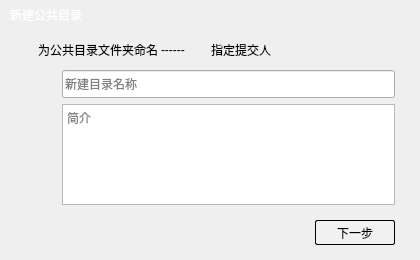
<?xml version="1.0" encoding="UTF-8"?>
<ui version="4.0">
 <class>QNewDirsWidget</class>
 <widget class="QBaseWidget" name="QNewDirsWidget">
  <property name="geometry">
   <rect>
    <x>0</x>
    <y>0</y>
    <width>420</width>
    <height>260</height>
   </rect>
  </property>
  <property name="windowTitle">
   <string>QNewDirsWidget</string>
  </property>
  <property name="styleSheet">
   <string notr="true">QNewDirsWidget{
	background:white;
	border-radius:8px;
}
QBaseWidget#titleWidget{
	background-color: qlineargradient(spread:pad, x1:0, y1:0, x2:1, y2:0, stop:0 rgba(58, 168, 155, 255), stop:1 rgba(129, 179, 77, 255));
	color:white;
	border-top-left-radius:8px;
	border-top-right-radius:8px;
}
QLabel,QLineEdit,QTextEdit{
	font: 11pt &quot;微软雅黑&quot;;
}
QLabel#lblTitle{
	color:white;
}
QLabel#lbl1,QLabel#lbl2{
	font-size:9pt;
}
QLabel#lblImage{
	border-image: url(:/images/newdir);
}
QLabel#lblIcon{
	border-image: url(:/images/fnum1);
}
QLabel#lblIcon2{
	border-image: url(:/images/enum2);
}
QToolButton{
	border:none;
}
QToolButton#btnClose{
	border-image: url(:/images/close);
}
QToolButton#btnNext{
	border-radius:2px;
	background:#f1f1f1;
	border:1px solid black;
}
</string>
  </property>
  <layout class="QVBoxLayout" name="verticalLayout_3">
   <property name="spacing">
    <number>10</number>
   </property>
   <property name="leftMargin">
    <number>0</number>
   </property>
   <property name="topMargin">
    <number>0</number>
   </property>
   <property name="rightMargin">
    <number>0</number>
   </property>
   <property name="bottomMargin">
    <number>15</number>
   </property>
   <item>
    <widget class="QBaseWidget" name="titleWidget" native="true">
     <property name="sizePolicy">
      <sizepolicy hsizetype="Preferred" vsizetype="Fixed">
       <horstretch>0</horstretch>
       <verstretch>0</verstretch>
      </sizepolicy>
     </property>
     <property name="minimumSize">
      <size>
       <width>0</width>
       <height>30</height>
      </size>
     </property>
     <layout class="QHBoxLayout" name="horizontalLayout">
      <property name="spacing">
       <number>0</number>
      </property>
      <property name="leftMargin">
       <number>10</number>
      </property>
      <property name="topMargin">
       <number>0</number>
      </property>
      <property name="rightMargin">
       <number>10</number>
      </property>
      <property name="bottomMargin">
       <number>0</number>
      </property>
      <item>
       <widget class="QLabel" name="lblTitle">
        <property name="text">
         <string>新建公共目录</string>
        </property>
        <property name="scaledContents">
         <bool>true</bool>
        </property>
       </widget>
      </item>
      <item>
       <spacer name="horizontalSpacer">
        <property name="orientation">
         <enum>Qt::Horizontal</enum>
        </property>
        <property name="sizeHint" stdset="0">
         <size>
          <width>269</width>
          <height>9</height>
         </size>
        </property>
       </spacer>
      </item>
      <item>
       <widget class="QToolButton" name="btnClose">
        <property name="maximumSize">
         <size>
          <width>20</width>
          <height>20</height>
         </size>
        </property>
        <property name="text">
         <string/>
        </property>
        <property name="iconSize">
         <size>
          <width>20</width>
          <height>20</height>
         </size>
        </property>
        <property name="autoRaise">
         <bool>true</bool>
        </property>
       </widget>
      </item>
     </layout>
    </widget>
   </item>
   <item>
    <layout class="QHBoxLayout" name="horizontalLayout_4">
     <property name="spacing">
      <number>3</number>
     </property>
     <property name="leftMargin">
      <number>15</number>
     </property>
     <property name="rightMargin">
      <number>15</number>
     </property>
     <item>
      <widget class="QLabel" name="lblIcon">
       <property name="sizePolicy">
        <sizepolicy hsizetype="Fixed" vsizetype="Fixed">
         <horstretch>0</horstretch>
         <verstretch>0</verstretch>
        </sizepolicy>
       </property>
       <property name="minimumSize">
        <size>
         <width>20</width>
         <height>20</height>
        </size>
       </property>
       <property name="text">
        <string/>
       </property>
      </widget>
     </item>
     <item>
      <widget class="QLabel" name="lbl1">
       <property name="text">
        <string>为公共目录文件夹命名</string>
       </property>
      </widget>
     </item>
     <item>
      <widget class="QLabel" name="lblLine">
       <property name="text">
        <string>------</string>
       </property>
       <property name="scaledContents">
        <bool>true</bool>
       </property>
      </widget>
     </item>
     <item>
      <widget class="QLabel" name="lblIcon2">
       <property name="sizePolicy">
        <sizepolicy hsizetype="Fixed" vsizetype="Fixed">
         <horstretch>0</horstretch>
         <verstretch>0</verstretch>
        </sizepolicy>
       </property>
       <property name="minimumSize">
        <size>
         <width>20</width>
         <height>20</height>
        </size>
       </property>
       <property name="text">
        <string/>
       </property>
      </widget>
     </item>
     <item>
      <widget class="QLabel" name="lbl2">
       <property name="text">
        <string>指定提交人</string>
       </property>
       <property name="scaledContents">
        <bool>true</bool>
       </property>
      </widget>
     </item>
     <item>
      <spacer name="horizontalSpacer_3">
       <property name="orientation">
        <enum>Qt::Horizontal</enum>
       </property>
       <property name="sizeHint" stdset="0">
        <size>
         <width>40</width>
         <height>20</height>
        </size>
       </property>
      </spacer>
     </item>
    </layout>
   </item>
   <item>
    <layout class="QHBoxLayout" name="horizontalLayout_3">
     <property name="spacing">
      <number>10</number>
     </property>
     <property name="leftMargin">
      <number>20</number>
     </property>
     <property name="rightMargin">
      <number>25</number>
     </property>
     <item>
      <layout class="QVBoxLayout" name="verticalLayout_2">
       <item>
        <widget class="QLabel" name="lblImage">
         <property name="sizePolicy">
          <sizepolicy hsizetype="Fixed" vsizetype="Fixed">
           <horstretch>0</horstretch>
           <verstretch>0</verstretch>
          </sizepolicy>
         </property>
         <property name="minimumSize">
          <size>
           <width>32</width>
           <height>28</height>
          </size>
         </property>
         <property name="text">
          <string/>
         </property>
        </widget>
       </item>
       <item>
        <spacer name="verticalSpacer">
         <property name="orientation">
          <enum>Qt::Vertical</enum>
         </property>
         <property name="sizeHint" stdset="0">
          <size>
           <width>20</width>
           <height>40</height>
          </size>
         </property>
        </spacer>
       </item>
      </layout>
     </item>
     <item>
      <layout class="QVBoxLayout" name="verticalLayout">
       <item>
        <widget class="QLineEdit" name="edtNewDir">
         <property name="minimumSize">
          <size>
           <width>0</width>
           <height>28</height>
          </size>
         </property>
         <property name="focusPolicy">
          <enum>Qt::ClickFocus</enum>
         </property>
         <property name="placeholderText">
          <string>新建目录名称</string>
         </property>
        </widget>
       </item>
       <item>
        <widget class="QTextEdit" name="edtText">
         <property name="placeholderText">
          <string>简介</string>
         </property>
        </widget>
       </item>
      </layout>
     </item>
    </layout>
   </item>
   <item>
    <layout class="QHBoxLayout" name="horizontalLayout_2">
     <property name="leftMargin">
      <number>20</number>
     </property>
     <property name="topMargin">
      <number>5</number>
     </property>
     <property name="rightMargin">
      <number>25</number>
     </property>
     <item>
      <spacer name="horizontalSpacer_2">
       <property name="orientation">
        <enum>Qt::Horizontal</enum>
       </property>
       <property name="sizeHint" stdset="0">
        <size>
         <width>40</width>
         <height>20</height>
        </size>
       </property>
      </spacer>
     </item>
     <item>
      <widget class="QToolButton" name="btnNext">
       <property name="minimumSize">
        <size>
         <width>80</width>
         <height>25</height>
        </size>
       </property>
       <property name="text">
        <string>下一步</string>
       </property>
       <property name="autoRaise">
        <bool>true</bool>
       </property>
      </widget>
     </item>
    </layout>
   </item>
  </layout>
 </widget>
 <layoutdefault spacing="6" margin="11"/>
 <customwidgets>
  <customwidget>
   <class>QBaseWidget</class>
   <extends>QWidget</extends>
   <header>qbasewidget.h</header>
   <container>1</container>
  </customwidget>
 </customwidgets>
 <resources>
  <include location="../microlib.qrc"/>
 </resources>
 <connections/>
</ui>
